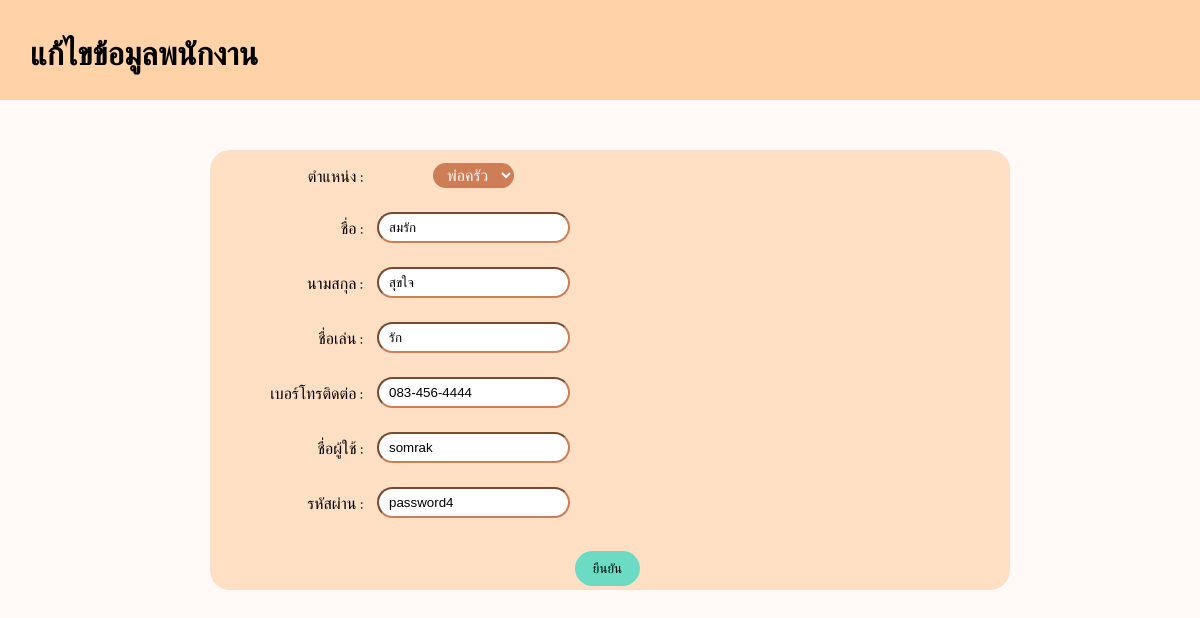
/editInfo.php?id=4, run on the app's committed database.
### tables this page shows
CREATE TABLE "employee" (
	"id"	INTEGER,
	"FirstName"	TEXT,
	"LastName"	TEXT,
	"NickName"	TEXT,
	"Tel"	INTEGER,
	"Username"	TEXT,
	"Password"	TEXT,
	"Position"	TEXT,
	PRIMARY KEY("id" AUTOINCREMENT)
);

### editInfo.php (the view, shortened to what this page needs)
<?php
if (isset($_GET['id'])) {
    $db = new SQLite3('employee.db');
    $id = $_GET['id'];
    $sql = "SELECT * FROM employee WHERE id = $id";
    $result = $db->query($sql);
    if ($row = $result->fetchArray()) {
        $firstName = $row['FirstName'];
        $lastName = $row['LastName'];
        $nickName = $row['NickName'];
        $tel = $row['Tel'];
        $username = $row['Username'];
        $password = $row['Password'];
        $position = $row['Position'];
    } else {
        echo "ไม่พบข้อมูลพนักงาน";
    }
}
?>
<!DOCTYPE html>
<html lang="th">
<head>
    <link rel="stylesheet" type="text/css" href="https://cdnjs.cloudflare.com/ajax/libs/font-awesome/6.4.2/css/all.min.css">
</head>
<body>
    <div class="head" style="background-color: #FFD2A8; width: 100%; height: 100px; margin: 0%;">
        <h1 style="padding: 30px; margin: 0%;">แก้ไขข้อมูลพนักงาน</h1>
    </div>
    <div class="box">
        <div class="sbox">
            <form id="info" method="post" action="<?php echo htmlspecialchars($_SERVER["PHP_SELF"]); ?>">
                <table>
                    <tr>
                        <td><label for='Position'>ตำแหน่ง : </label></td>
                        <td>
                            <select id="Position" name="Position">
                                <option value="พ่อครัว" <?php if(isset($position) && $position == "พ่อครัว") echo "selected"; ?>>พ่อครัว</option>
                            </select>
                        </td>
                    </tr>
                    <tr>
                        <td><label for='FirstName'>ชื่อ : </label></td>
                        <td><input type="text" id="FirstName" name="FirstName" value="<?php echo isset($firstName) ? $firstName : ''; ?>"></td>
                    </tr>
                    <tr>
                        <td><label for='LastName'>นามสกุล : </label></td>
                        <td><input type="text" id="LastName" name="LastName" value="<?php echo isset($lastName) ? $lastName : ''; ?>"></td>
                    </tr>
                    <tr>
                        <td><label for='NickName'>ชื่อเล่น : </label></td>
                        <td><input type="text" id="NickName" name="NickName" value="<?php echo isset($nickName) ? $nickName : ''; ?>"></td>
                    </tr>
                    <tr>
                        <td><label for='Tel'>เบอร์โทรติดต่อ : </label></td>
                        <td><input type="text" id="Tel" name="Tel" value="<?php echo isset($tel) ? $tel : ''; ?>"></td>
                    </tr>
                    <tr>
                        <td><label for='Username'>ชื่อผู้ใช้ : </label></td>
                        <td><input type="text" id="Username" name="Username" value="<?php echo isset($username) ? $username : ''; ?>"></td>
                    </tr>
                    <tr>
                        <td><label for='Password'>รหัสผ่าน : </label></td>
                        <td><input type="text" id="Password" name="Password" value="<?php echo isset($password) ? $password : ''; ?>"></td>
                    </tr>
                </table>
                <div class="buttons">
                    <button id="submit" type="submit">ยืนยัน</button>
                </div>
            </form>
        </div>
    </div>
</body>
</html>

### editInfo.php (style rules this page uses)
body { font-family: "Kanit", sans-serif; font-weight: 400; margin: 0%; background-color: #FFFAF7; }
.box { margin: 50px 180px 10px 200px; display: flex; justify-content: center; align-items: center; text-align: center; }
.sbox { background-color: #FFE0C4; width: 800px; height: 440px; border-radius: 20px; }
#info { margin-left: 40px; }
.buttons { float: right; margin: 0px 350px 20px 10px; padding: 20px; }
#submit { background-color: #6BDBC4; border-radius: 30px; border: none; width: 65px; height: 35px; justify-content: center; align-items: center; text-align: center; margin-top: 0px; cursor: pointer; }
input { border-radius: 20px; height: 25px; border-color: #cd7e56; padding-left: 10px; margin: 10px 0px 10px 10px; }
select { background-color: #cd7e56; border: none; color: aliceblue; font-size: medium; }
td { width: 110px; }
label { float: right; }
select#Position { background-color: #cd7e56; border: none; color: aliceblue; font-size: medium; border-radius: 20px; height: 25px; padding-left: 10px; margin: 10px 0px 10px 10px; }
select#Position option { background-color: #cd7e56; color: aliceblue; }

### data on the page
employee: Position "พ่อครัว", FirstName "สมรัก", LastName "สุขใจ", NickName "รัก", Tel "083-456-4444", Username "somrak", Password "password4"
